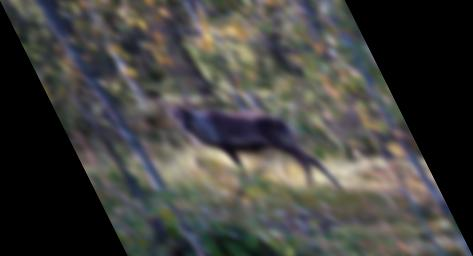
#> input picture lab3image.jpg, 473 x 256 px
$ jupyter execute --allow-errors COI3.ipynb   (shell and % lines are left out)
#> lines starting #> are read from the running program, lines starting #| are printed output that depends on the picture
[cell 1]
import cv2
import numpy as np
import matplotlib.pyplot as plt

plt.rcParams["figure.figsize"] = [6, 4]

# Метрики качества
def getPSNR(I1, I2):
    s1 = cv2.absdiff(I1, I2)
    s1 = np.float32(s1) ** 2
    sse = s1.sum()
    if sse < 1e-10:
        return 0
    mse = sse / np.prod(I1.shape)
    return 10 * np.log10((255 ** 2) / mse)


def getSSIM(i1, i2):
    C1, C2 = 6.5025, 58.5225
    I1, I2 = np.float32(i1), np.float32(i2)

    mu1 = cv2.GaussianBlur(I1, (11, 11), 1.5)
    mu2 = cv2.GaussianBlur(I2, (11, 11), 1.5)

    sigma1 = cv2.GaussianBlur(I1 * I1, (11, 11), 1.5) - mu1 ** 2
    sigma2 = cv2.GaussianBlur(I2 * I2, (11, 11), 1.5) - mu2 ** 2
    sigma12 = cv2.GaussianBlur(I1 * I2, (11, 11), 1.5) - mu1 * mu2

    ssim_map = ((2 * mu1 * mu2 + C1) * (2 * sigma12 + C2)) / \
               ((mu1 ** 2 + mu2 ** 2 + C1) * (sigma1 + sigma2 + C2))
    return cv2.mean(ssim_map)[0]


# Вспомогательные функции
def show(img, title='', cmap=None):
    plt.imshow(img, cmap=cmap)
    plt.title(title)
    plt.axis('off')


# Геометрическое преобразование (SHEAR)
def shear_image(image, shear_x=0.0, shear_y=0.0):
    """
    Наклон изображения (shear)
    shear_x = -0.5 означает наклон на 50% по X
    """
    h, w = image.shape[:2]

    M = np.float32([
        [1, shear_x, 0],
        [shear_y, 1, 0]
    ])

    return cv2.warpAffine(image, M, (w, h))


# Шумы
def add_gauss_noise(image, mean=0, sigma=0.15):
    image = image.astype(np.float32) / 255
    noise = np.random.normal(mean, sigma, image.shape)
    out = np.clip(image + noise, 0, 1)
    return np.uint8(out * 255)


def add_salt_pepper(image, fraction=0.1):
    noisy = image.copy()
    h, w = image.shape
    num = int(fraction * h * w)

    coords = np.random.randint(0, h, num), np.random.randint(0, w, num)
    noisy[coords] = 255
    coords = np.random.randint(0, h, num), np.random.randint(0, w, num)
    noisy[coords] = 0
    return noisy


# Загрузка изображения
image = cv2.imread('lab3image.jpg')
#> image is the input picture: shape (256, 473, 3); mean B, G, R 63.5, 66.5, 67.2

if image is None:
    raise FileNotFoundError('Изображение lab3image.jpg не найдено')

rgb = cv2.cvtColor(image, cv2.COLOR_BGR2RGB)
gray = cv2.cvtColor(image, cv2.COLOR_BGR2GRAY)
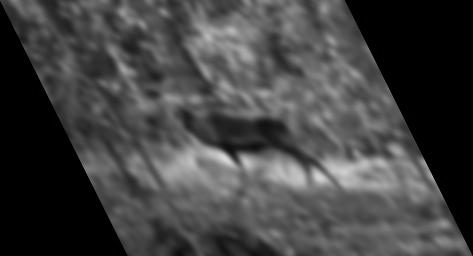
#> gray: shape (256, 473); min 0, max 217, mean 66.4

plt.figure(figsize=(5, 4))
show(rgb, 'Исходное изображение')
plt.show()


# НАКЛОН (SHEAR) — ПЕРВЫЙ ЭТАП
sheared = shear_image(gray, shear_x=-0.5)
#> in shear_image, `return cv2.warpAffine(image, M, (w, h))`:
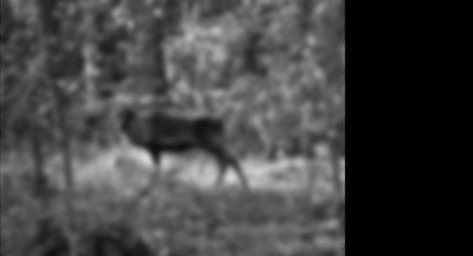
#> returned value: shape (256, 473); min 0, max 216, mean 66.4

plt.figure(figsize=(5, 4))
show(sheared, 'Изображение после shear', 'gray')
plt.show()


# ДОБАВЛЕНИЕ ШУМА
gauss = add_gauss_noise(sheared, 0, 0.15)
#> in add_gauss_noise, `out = np.clip(image + noise, 0, 1)`:
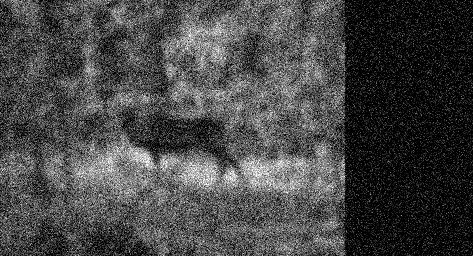
#> out: shape (256, 473) float64; min 0, max 1, mean 0.278

plt.figure(figsize=(10, 4))
plt.subplot(121); show(sheared, 'После shear', 'gray')
plt.subplot(122); show(gauss, f'Гауссов шум\nPSNR={getPSNR(sheared, gauss):.2f}', 'gray')
plt.show()
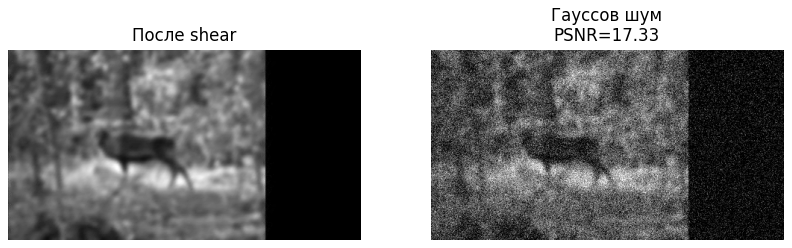
#> figure drawn by matplotlib, 2 panels


# ФИЛЬТРАЦИЯ
filtered = cv2.GaussianBlur(gauss, (7, 7), 0)
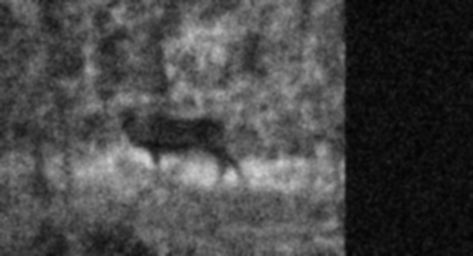
#> filtered: shape (256, 473); min 3, max 211, mean 70.6

plt.figure(figsize=(10, 4))
plt.subplot(121); show(gauss, 'Зашумлённое', 'gray')
plt.subplot(122); show(filtered, f'После фильтрации\nPSNR={getPSNR(sheared, filtered):.2f}', 'gray')
plt.show()


# УСИЛЕНИЕ РЕЗКОСТИ
sharpen_kernel = np.array([
    [0, -1, 0],
    [-1, 5, -1],
    [0, -1, 0]
])

sharpened = cv2.filter2D(filtered, -1, sharpen_kernel)

plt.figure(figsize=(10, 4))
plt.subplot(121); show(filtered, 'После фильтрации', 'gray')
plt.subplot(122); show(sharpened, f'После усиления резкости\nPSNR={getPSNR(sheared, sharpened):.2f}', 'gray')
plt.show()


# ИТОГ
#> (the rest of this cell did not finish here and is left out)
